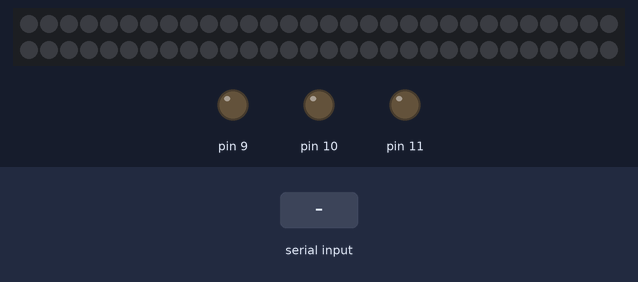
A sketch run on a simulated Arduino Uno, built with avr-gcc and run on an emulated ATmega328P. On the bench: 60 RGB LEDs in strip order, left to right, continuing on the next row, output pins drawn as LEDs (lit = HIGH). Inputs (shaded band) come from the test bench. Dim RGB values are drawn brighter than linear.

Above: at 1.2 s.
1.3 s: "r" received over Serial
At 1.36 s:
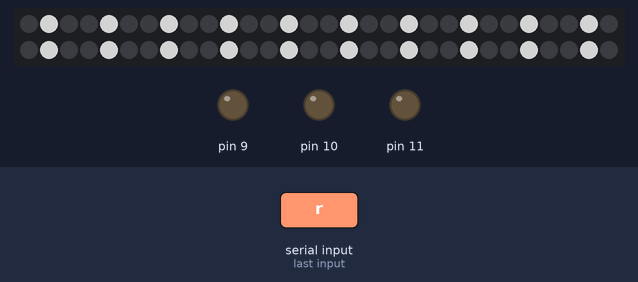
At 3.4 s:
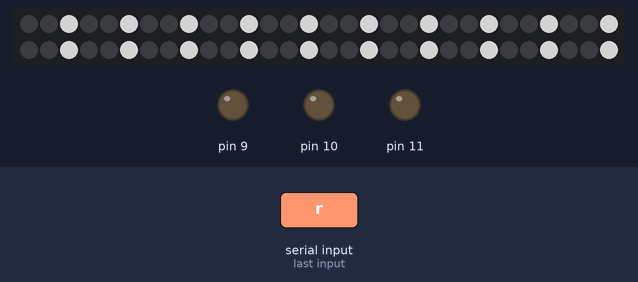
Timing chart, 0 to 4.9 s (numbered marks = the images above; inputs shaded):
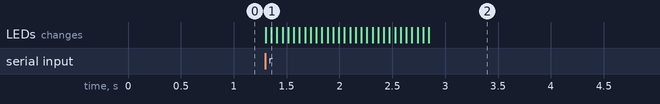

The sketch:

blue_strip_test.ino
```cpp
  #include <Adafruit_NeoPixel.h>

#define START_CMD_CHAR 'a'
#define PIN_HIGH 'b'
#define PIN_LOW 'c'
#define P1 'd'
#define P2 'e'
#define P3 'f'

#define PIN 6

int sdata;
Adafruit_NeoPixel strip = Adafruit_NeoPixel(60, PIN, NEO_GRB + NEO_KHZ800);

void setup(){
  Serial.begin(9600);
  pinMode(9, OUTPUT);
  pinMode(10, OUTPUT);
  pinMode(11, OUTPUT);
  strip.begin();
  strip.show();
}
void loop(){
  Serial.flush();
  int pin_num = 0;
  int pin_val = 0;

  if(Serial.available()<1){ return;}
  sdata = Serial.read();

  if(sdata != START_CMD_CHAR){
  theaterChase(strip.Color(127, 127, 127), 50); // White
  return;}

  delay(20);
  //Serial.println("we're good");
  pin_num = Serial.read();
  //pin_val = Serial.read();
  if(pin_num == 'r'){
    colorWipe(strip.Color(255, 0, 0), 50); // Red
  }
  else if(pin_num == 'b'){
    colorWipe(strip.Color(0, 0, 255), 50); // Blue
  }
  else if(pin_num == 'g'){
    colorWipe(strip.Color(0, 255, 0), 50); // Green
  }
  else{
    return;}

}

void colorWipe(uint32_t c, uint8_t wait) {
  for(uint16_t i=0; i<strip.numPixels(); i++) {
      strip.setPixelColor(i, c);
      strip.show();
      delay(wait);
  }
}

void theaterChase(uint32_t c, uint8_t wait) {
  for (int j=0; j<10; j++) {  //do 10 cycles of chasing
    for (int q=0; q < 3; q++) {
      for (int i=0; i < strip.numPixels(); i=i+3) {
        strip.setPixelColor(i+q, c);    //turn every third pixel on
      }
      strip.show();

      delay(wait);

      for (int i=0; i < strip.numPixels(); i=i+3) {
        strip.setPixelColor(i+q, 0);        //turn every third pixel off
      }
    }
  }
}
```

Measured:
- after the input at 1.3 s, the LEDs: first change at once (image 1 shows a later state)
